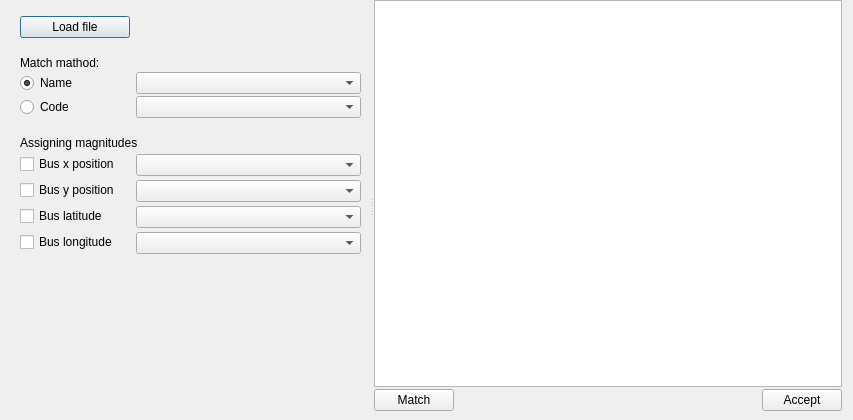
<?xml version="1.0" encoding="UTF-8"?>
<ui version="4.0">
 <class>Dialog</class>
 <widget class="QDialog" name="Dialog">
  <property name="geometry">
   <rect>
    <x>0</x>
    <y>0</y>
    <width>853</width>
    <height>420</height>
   </rect>
  </property>
  <property name="windowTitle">
   <string>Dialog</string>
  </property>
  <layout class="QVBoxLayout" name="verticalLayout">
   <property name="topMargin">
    <number>0</number>
   </property>
   <property name="bottomMargin">
    <number>9</number>
   </property>
   <item>
    <widget class="QSplitter" name="splitter">
     <property name="orientation">
      <enum>Qt::Horizontal</enum>
     </property>
     <widget class="QFrame" name="frame_4">
      <property name="frameShape">
       <enum>QFrame::NoFrame</enum>
      </property>
      <property name="frameShadow">
       <enum>QFrame::Raised</enum>
      </property>
      <layout class="QVBoxLayout" name="verticalLayout_2">
       <property name="leftMargin">
        <number>0</number>
       </property>
       <property name="topMargin">
        <number>0</number>
       </property>
       <property name="rightMargin">
        <number>0</number>
       </property>
       <property name="bottomMargin">
        <number>0</number>
       </property>
       <item>
        <widget class="QFrame" name="frame_2">
         <property name="frameShape">
          <enum>QFrame::NoFrame</enum>
         </property>
         <property name="frameShadow">
          <enum>QFrame::Raised</enum>
         </property>
         <layout class="QGridLayout" name="gridLayout_2">
          <property name="topMargin">
           <number>0</number>
          </property>
          <property name="bottomMargin">
           <number>0</number>
          </property>
          <property name="verticalSpacing">
           <number>2</number>
          </property>
          <item row="5" column="1" colspan="2">
           <widget class="QComboBox" name="nameComboBox"/>
          </item>
          <item row="15" column="0" rowspan="2">
           <widget class="QCheckBox" name="longitudeCheckBox">
            <property name="text">
             <string>Bus longitude</string>
            </property>
           </widget>
          </item>
          <item row="14" column="1" colspan="2">
           <widget class="QComboBox" name="latitudeComboBox"/>
          </item>
          <item row="2" column="0">
           <widget class="QPushButton" name="open_button">
            <property name="text">
             <string>Load file</string>
            </property>
            <property name="icon">
             <iconset resource="icons.qrc">
              <normaloff>:/Icons/icons/import_profiles.png</normaloff>:/Icons/icons/import_profiles.png</iconset>
            </property>
           </widget>
          </item>
          <item row="16" column="1" colspan="2">
           <widget class="QComboBox" name="longitudeComboBox"/>
          </item>
          <item row="5" column="0">
           <widget class="QRadioButton" name="nameRadioButton">
            <property name="text">
             <string>Name</string>
            </property>
            <property name="checked">
             <bool>true</bool>
            </property>
           </widget>
          </item>
          <item row="7" column="0">
           <widget class="QLabel" name="label_4">
            <property name="text">
             <string/>
            </property>
           </widget>
          </item>
          <item row="6" column="1" colspan="2">
           <widget class="QComboBox" name="codeComboBox"/>
          </item>
          <item row="11" column="0" rowspan="2">
           <widget class="QCheckBox" name="yCheckBox">
            <property name="text">
             <string>Bus y position</string>
            </property>
           </widget>
          </item>
          <item row="10" column="1" colspan="2">
           <widget class="QComboBox" name="xComboBox"/>
          </item>
          <item row="3" column="0">
           <widget class="QLabel" name="label_2">
            <property name="text">
             <string/>
            </property>
           </widget>
          </item>
          <item row="12" column="1" colspan="2">
           <widget class="QComboBox" name="yComboBox"/>
          </item>
          <item row="17" column="0" colspan="3">
           <spacer name="verticalSpacer">
            <property name="orientation">
             <enum>Qt::Vertical</enum>
            </property>
            <property name="sizeHint" stdset="0">
             <size>
              <width>20</width>
              <height>40</height>
             </size>
            </property>
           </spacer>
          </item>
          <item row="6" column="0">
           <widget class="QRadioButton" name="codeRadioButton">
            <property name="text">
             <string>Code</string>
            </property>
           </widget>
          </item>
          <item row="13" column="0" rowspan="2">
           <widget class="QCheckBox" name="latitudeCheckBox">
            <property name="text">
             <string>Bus latitude</string>
            </property>
           </widget>
          </item>
          <item row="9" column="0" rowspan="2">
           <widget class="QCheckBox" name="xCheckBox">
            <property name="text">
             <string>Bus x position</string>
            </property>
           </widget>
          </item>
          <item row="4" column="0" colspan="3">
           <widget class="QLabel" name="label_3">
            <property name="text">
             <string>Match mathod:</string>
            </property>
           </widget>
          </item>
          <item row="1" column="0">
           <widget class="QLabel" name="label">
            <property name="text">
             <string/>
            </property>
           </widget>
          </item>
          <item row="8" column="0" colspan="3">
           <widget class="QLabel" name="label_5">
            <property name="text">
             <string>Assigning magnitudes</string>
            </property>
           </widget>
          </item>
         </layout>
        </widget>
       </item>
      </layout>
     </widget>
     <widget class="QFrame" name="frame_6">
      <property name="frameShape">
       <enum>QFrame::NoFrame</enum>
      </property>
      <property name="frameShadow">
       <enum>QFrame::Raised</enum>
      </property>
      <layout class="QVBoxLayout" name="verticalLayout_3">
       <property name="spacing">
        <number>2</number>
       </property>
       <property name="leftMargin">
        <number>0</number>
       </property>
       <property name="topMargin">
        <number>0</number>
       </property>
       <property name="rightMargin">
        <number>0</number>
       </property>
       <property name="bottomMargin">
        <number>0</number>
       </property>
       <item>
        <widget class="QTableView" name="assignation_table"/>
       </item>
       <item>
        <widget class="QFrame" name="frame_9">
         <property name="frameShape">
          <enum>QFrame::NoFrame</enum>
         </property>
         <property name="frameShadow">
          <enum>QFrame::Raised</enum>
         </property>
         <layout class="QGridLayout" name="gridLayout">
          <property name="leftMargin">
           <number>0</number>
          </property>
          <property name="topMargin">
           <number>0</number>
          </property>
          <property name="rightMargin">
           <number>0</number>
          </property>
          <property name="bottomMargin">
           <number>0</number>
          </property>
          <item row="0" column="1">
           <spacer name="horizontalSpacer_3">
            <property name="orientation">
             <enum>Qt::Horizontal</enum>
            </property>
            <property name="sizeHint" stdset="0">
             <size>
              <width>40</width>
              <height>20</height>
             </size>
            </property>
           </spacer>
          </item>
          <item row="0" column="2">
           <widget class="QPushButton" name="acceptButton">
            <property name="toolTip">
             <string>Do it!</string>
            </property>
            <property name="statusTip">
             <string/>
            </property>
            <property name="text">
             <string>Accept</string>
            </property>
            <property name="icon">
             <iconset resource="icons.qrc">
              <normaloff>:/Icons/icons/gear.png</normaloff>:/Icons/icons/gear.png</iconset>
            </property>
           </widget>
          </item>
          <item row="0" column="0">
           <widget class="QPushButton" name="refreshButton">
            <property name="text">
             <string>Match</string>
            </property>
            <property name="icon">
             <iconset resource="icons.qrc">
              <normaloff>:/Icons/icons/transform.png</normaloff>:/Icons/icons/transform.png</iconset>
            </property>
           </widget>
          </item>
         </layout>
        </widget>
       </item>
      </layout>
     </widget>
    </widget>
   </item>
  </layout>
 </widget>
 <resources>
  <include location="icons.qrc"/>
 </resources>
 <connections/>
</ui>
